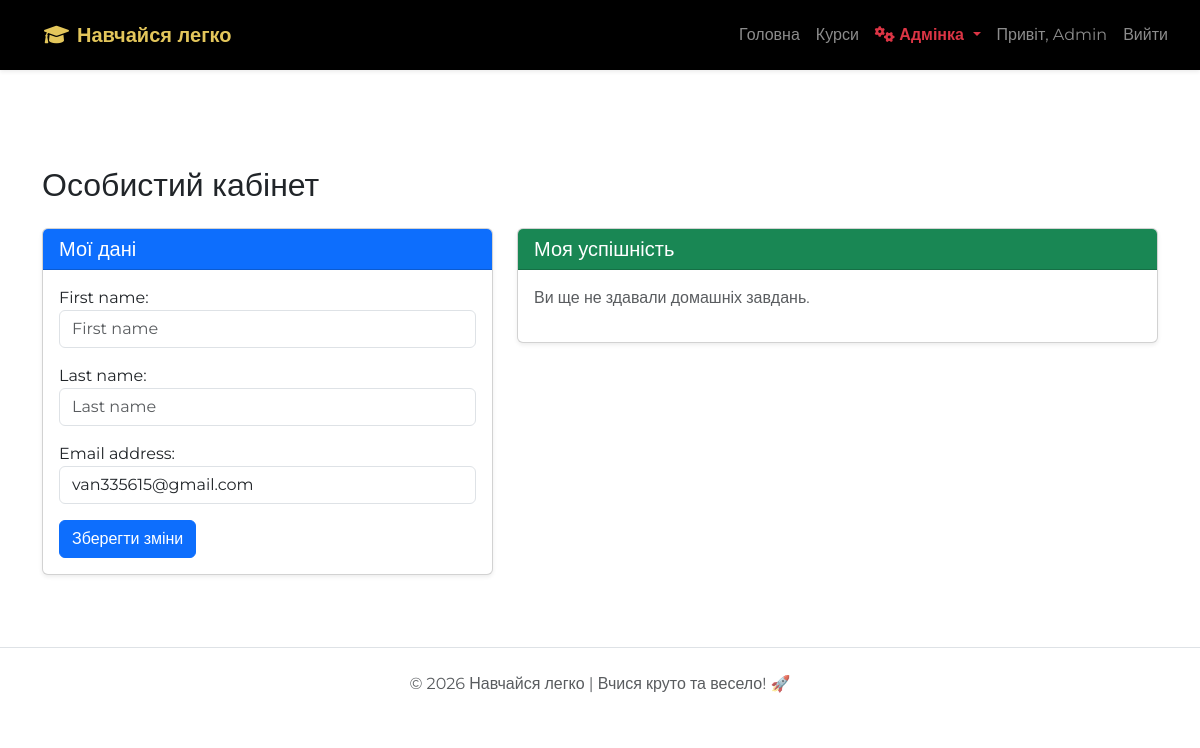
/profile/ (signed in), run on an earlier commit of the app's database.
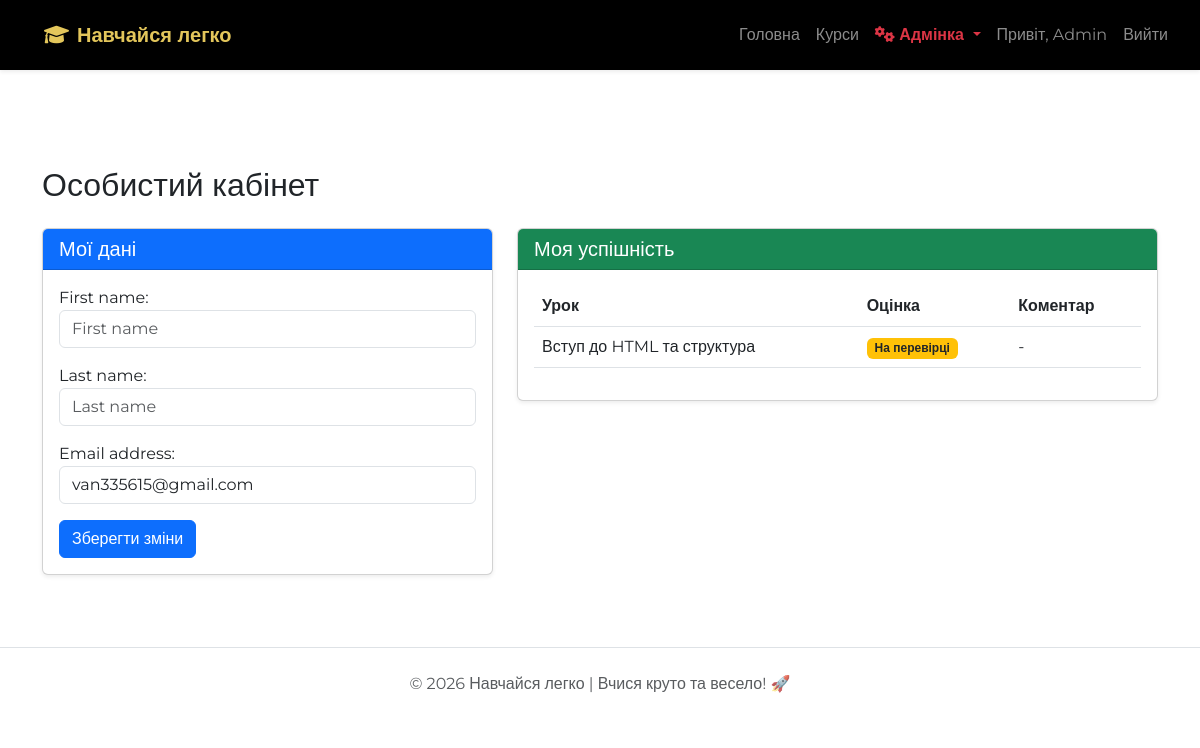
And on a later commit of the database.
### core/models.py (models this page shows, shortened)
class Submission(models.Model):
    lesson = models.ForeignKey(Lesson, on_delete=models.CASCADE)
    student = models.ForeignKey(settings.AUTH_USER_MODEL, on_delete=models.CASCADE)
    text = models.TextField(verbose_name="Ваша відповідь")
    grade = models.PositiveIntegerField(null=True, blank=True, verbose_name="Оцінка")
    feedback = models.TextField(blank=True, verbose_name="Коментар викладача")
    created_at = models.DateTimeField(auto_now_add=True)

class Lesson(models.Model):
    module = models.ForeignKey(Module, related_name='lessons', on_delete=models.CASCADE)
    title = models.CharField(max_length=200, verbose_name="Тема уроку")
    content = models.TextField(verbose_name="Текст уроку")
    video_url = models.URLField(blank=True, null=True, verbose_name="Посилання на відео (YouTube)")
    image = models.ImageField(upload_to='lesson_images/', blank=True, null=True, verbose_name="Зображення")

### core/views.py (the view)
# urls.py: path('profile/', views.profile_view, name='profile'),
@login_required
def profile_view(request):
    if request.method == 'POST':
        form = UserUpdateForm(request.POST, instance=request.user)
        if form.is_valid():
            form.save()
            return redirect('profile')
    else:
        form = UserUpdateForm(instance=request.user)
    user_submissions = Submission.objects.filter(student=request.user)
    enrollments = Enrollment.objects.filter(student=request.user)
    return render(request, 'profile.html', {
        'form': form,
        'submissions': user_submissions,
        'enrollments': enrollments
    })

### core/forms.py
class UserUpdateForm(forms.ModelForm):
    class Meta:
        model = CustomUser
        fields = ['first_name', 'last_name', 'email']
    def __init__(self, *args, **kwargs):
        super().__init__(*args, **kwargs)
        for field in self.fields.values():
            field.widget.attrs['class'] = 'form-control'
            field.widget.attrs['placeholder'] = field.label

### templates/profile.html (shortened to what this page needs)
{% extends "base.html" %}
{% block content %}
<main class="py-5 mt-5">
    <div class="container">
        <h2 class="mb-4">Особистий кабінет</h2>
        <div class="row">
            <div class="col-md-5">
                <div class="card shadow-sm mb-4">
                    <div class="card-header bg-primary text-white">
                        <h5 class="mb-0">Мої дані</h5>
                    </div>
                    <div class="card-body">
                        <form method="post">
                            {{ form.as_p }}
                            <button type="submit" class="btn btn-primary">Зберегти зміни</button>
                        </form>
                    </div>
                </div>
            </div>
            <div class="col-md-7">
                <div class="card shadow-sm">
                    <div class="card-header bg-success text-white">
                        <h5 class="mb-0">Моя успішність</h5>
                    </div>
                    <div class="card-body">
                        {% if submissions %}
                        <div class="table-responsive">
                            <table class="table table-hover">
                                <thead>
                                    <tr>
                                        <th>Урок</th>
                                        <th>Оцінка</th>
                                        <th>Коментар</th>
                                    </tr>
                                </thead>
                                <tbody>
                                    {% for sub in submissions %}
                                    <tr>
                                        <td>{{ sub.lesson.title }}</td>
                                        <td>
                                            {% if sub.grade %}
                                                <span class="badge bg-success">{{ sub.grade }} / 100</span>
                                            {% else %}
                                                <span class="badge bg-warning text-dark">На перевірці</span>
                                            {% endif %}
                                        </td>
                                        <td>{{ sub.feedback|default:"-" }}</td>
                                    </tr>
                                    {% endfor %}
                                </tbody>
                            </table>
                        </div>
                        {% else %}
                            <p class="text-muted">Ви ще не здавали домашніх завдань.</p>
                        {% endif %}
                    </div>
                </div>
            </div>
        </div>
    </div>
</main>
{% endblock %}

What changed in the data, as far as the page shows it:
added Submission: lesson "Вступ до HTML та структура", shows "На перевірці", feedback "-"
Also different on the page:
text no longer shown: "Ви ще не здавали домашніх завдань."
text now shown: "Урок Оцінка Коментар"
